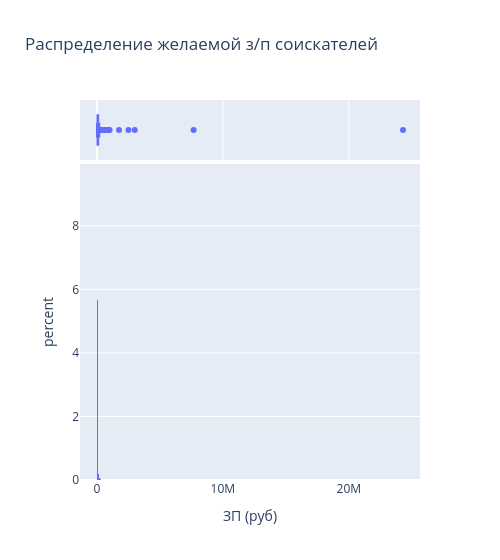

Notebook code for this chart:
### Markdown cell above
3. Постройте распределение признака **"ЗП (руб)"**. Опишите данное распределение, отвечая на следующие вопросы: каковы предельные значения признака, в каком примерном интервале находится заработная плата большинства соискателей? Есть ли аномалии для признака возраста? Обратите внимание на гигантские размеры желаемой заработной платы.
*Совет: постройте гистограмму и коробчатую диаграмму рядом.*

### Code cell
# Строим гистограму и ящик с усами
fig = px.histogram(
    data_frame=hh_data,
    x='ЗП (руб)',
    title='Распределение желаемой з/п соискателей',
    histnorm='percent',
    width=500,
    marginal='box'
)

# Отобразим графики
fig.show()

### Figure 1 — Plotly figure (JSON) as saved in the notebook; plotly's stock layout.template omitted (floating-point values rounded to 4 significant figures; data arrays with more than 128 entries replaced by an {"elided": "..."} marker saying what was removed)
{"data": [{"bingroup": "x", "histnorm": "percent", "hovertemplate": "ЗП (руб)=%{x}<br>percent=%{y}<extra></extra>", "legendgroup": "", "marker": {"color": "#636efa", "pattern": {"shape": ""}}, "name": "", "orientation": "v", "showlegend": false, "type": "histogram", "x": {"elided": "44744 int values"}, "xaxis": "x", "yaxis": "y"}, {"hovertemplate": "ЗП (руб)=%{x}<extra></extra>", "legendgroup": "", "marker": {"color": "#636efa"}, "name": "", "notched": true, "showlegend": false, "type": "box", "x": {"elided": "44744 int values"}, "xaxis": "x2", "yaxis": "y2"}], "layout": {"barmode": "relative", "legend": {"tracegroupgap": 0}, "title": {"text": "Распределение желаемой з/п соискателей"}, "width": 500, "xaxis": {"anchor": "y", "domain": [0, 1], "title": {"text": "ЗП (руб)"}}, "xaxis2": {"anchor": "y2", "domain": [0, 1], "matches": "x", "showgrid": true, "showticklabels": false}, "yaxis": {"anchor": "x", "domain": [0, 0.8316], "title": {"text": "percent"}}, "yaxis2": {"anchor": "x2", "domain": [0.8416, 1], "matches": "y2", "showgrid": false, "showline": false, "showticklabels": false, "ticks": ""}}}
